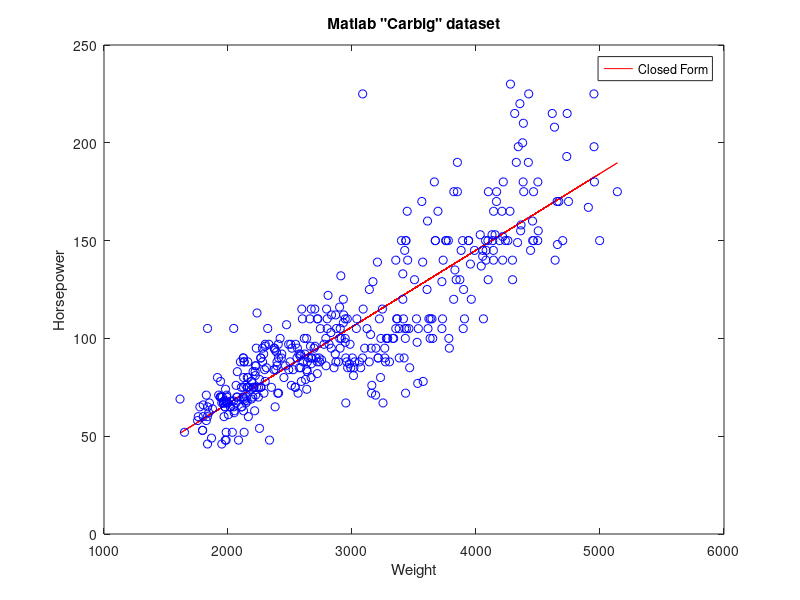
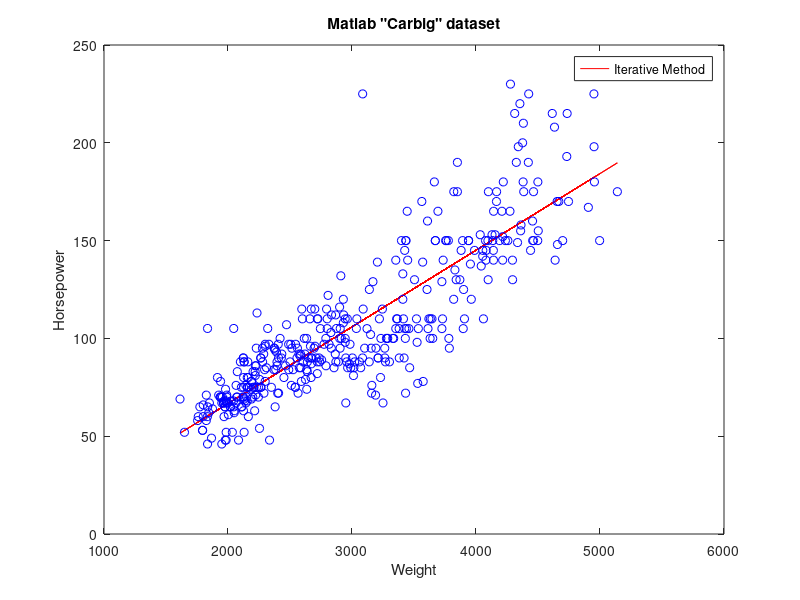
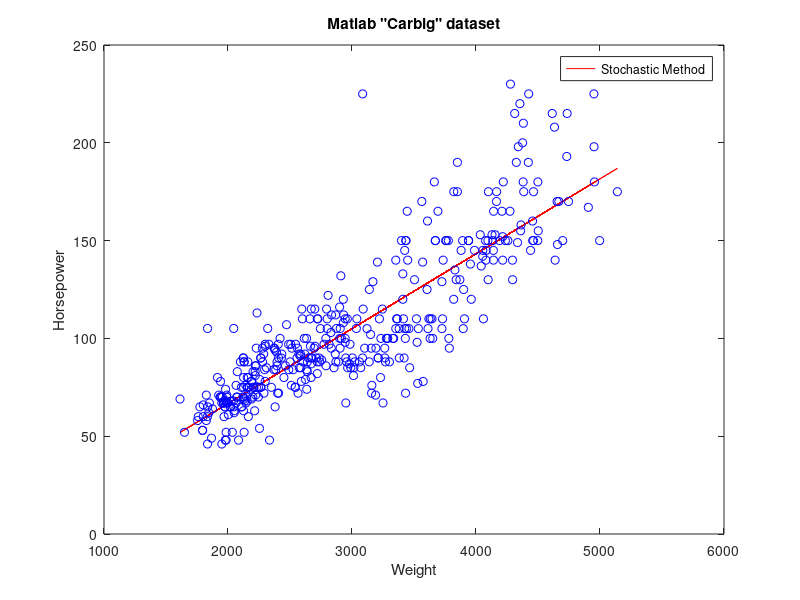

MATLAB code for these plots, in order:
clear,clc;
close all;

%% Read
load carbig;

% Deal with the NaN data
index=find(isnan(Horsepower)==0);
Mean=mean(Horsepower(index));
Horsepower(isnan(Horsepower))=Mean;

% Normalize data
Mean=mean(Weight(:));
Std=std(Weight(:));
Weight_N = (Weight - Mean)/Std;

%% Closed form
X=[Weight_N ones(numel(Weight_N),1)];   % Designed Matrix
t=Horsepower;   % Target

w_close=inv(transpose(X)*X)*transpose(X)*t;
Closed_Cost=sum((X*w_close-t).^2);

figure;
plot(Weight,X*w_close,'r');
hold on;
scatter(Weight,Horsepower,'b');
title('Matlab "Carbig" dataset');
legend('Closed Form');
xlabel('Weight');
ylabel('Horsepower');
hold off;

%% Iterative Solution
initial_guess=[0;0];
rho=0.00001;

w_iterative=initial_guess;

terminal=false;
times=0;
Max_iteration=100000;
while(~terminal)
    times=times+1;
    w_old=w_iterative;
    gradient=transpose(2.*transpose(w_old)*transpose(X)*X-2.*transpose(t)*X);
    
    % Terminal Condition
    if all(abs(gradient)<1e-6)||(times==Max_iteration)
        terminal=true;
    end 
    w_iterative=w_old-rho*gradient;        
end

Closed_Iterative=sum((X*w_iterative-t).^2);

figure; 
plot(Weight,X*w_iterative,'r');
hold on;
scatter(Weight,Horsepower,'b');
title('Matlab "Carbig" dataset');
legend('Iterative Method');
xlabel('Weight');
ylabel('Horsepower');
hold off;

%% Stochastic
w_Stochastic=[0;0];
rho=1/(2*numel(t));
Epoch = 50;

for j=1:Epoch
    for i=1:numel(t)
    %     if i==1
    %         sigma = 1;
    %     else
    %         sigma = 1./(1+exp(-X(i-1,:)*w));
    %     end
        w_Stochastic = w_Stochastic-((rho).*(X(i,:)*w_Stochastic-t(i)).*X(i,:))';
    end
end

Closed_Stochastic=sum((X*w_Stochastic-t).^2);

figure; 
plot(Weight,X*w_Stochastic,'r');
hold on;
scatter(Weight,Horsepower,'b');
title('Matlab "Carbig" dataset');
legend('Stochastic Method');
xlabel('Weight');

%% Cost function
Closed_Cost
Closed_Iterative
Closed_Stochastic
ylabel('Horsepower');
hold off;